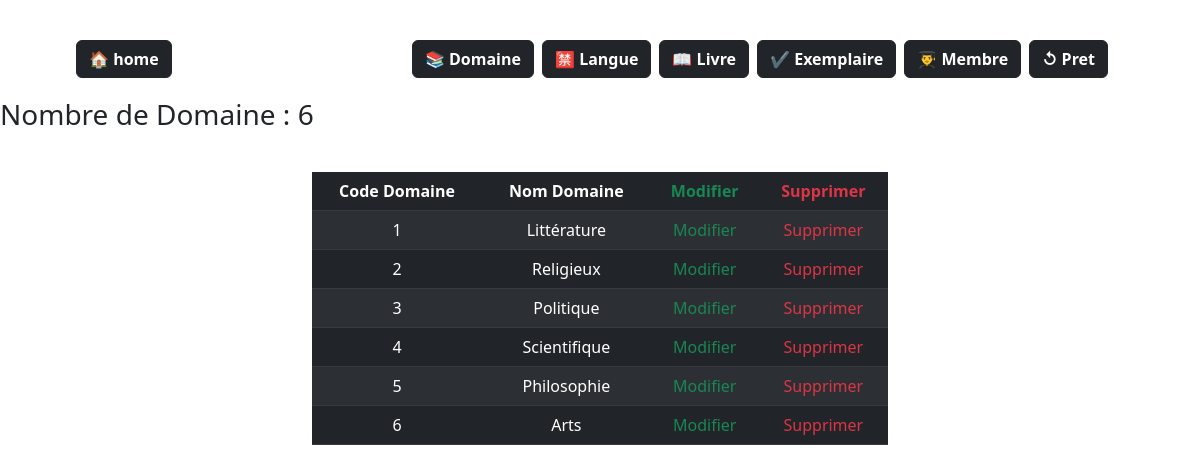
Screenshot of /Domaine/ListerDomaine.php with the database file from the repository.
### tables this page shows
CREATE TABLE `domaine` (
  `code_domaine` int(11) NOT NULL,
  `nom_domaine` varchar(50) DEFAULT NULL
);

### Domaine/ListerDomaine.php (the view, shortened to what this page needs)
<?php
require("../inclodes/config.php");
try {
	$conx = new PDO("mysql:host=$host;dbname=$dbname", $Login, $PW);
} catch (PDOException $e) {
	echo $e->getMessage();
}
?>
<html>
<head>
	<link href="https://cdn.jsdelivr.net/npm/bootstrap@5.2.0-beta1/dist/css/bootstrap.min.css" rel="stylesheet">
</head>
<body>
	<?php
	$sql = "select * from domaine";
	$table = $conx->query($sql);
	?>
	<div class="title">
		<h3><?php echo 'Nombre de Domaine : ' . $table->rowCount(); ?></h3>
	</div>
	<div class="all container">
		<table class="table table-dark table-striped table1">
			<thead>
				<tr class="row1">
					<th>Code Domaine</th>
					<th>Nom Domaine</th>
					<th class="text-success"> Modifier</th>
					<th class="text-danger">Supprimer</th>
				</tr>
			</thead>
			<tbody class="rounded">
				<?php
				while ($row = $table->fetch(PDO::FETCH_ASSOC)) {
				?>
					<tr>
						<td><?php echo $row['code_domaine'] ?> </td>
						<td><?php echo $row['nom_domaine'] ?> </td>
						<td><a class="text-success dec-a" style="text-decoration: none;" href=<?php echo "EditDomaine2.php/?Ref=" . $row['code_domaine']; ?>>Modifier</a> </td>
						<td><a class="text-danger dec-a" style="text-decoration: none;" href=<?php echo "DeleteDomaine2.php/?Ref=" . $row['code_domaine']; ?>>Supprimer</a> </td>
					</tr>
				<?php
				}
				?>
		</table>
	</div>
</body>
</html>

### inclodes/style.css (style rules this page uses)
a { text-decoration: none; color: white; }
.all { width: 50%; margin-top: 40px; margin-left: 25%; }
.header { width: 100%; text-align: center; margin-top: 20px; }
tr, th, td { text-align: center }
nav { display: flex; padding: 0% 6%; justify-content: space-between; align-items: center; }
.logo { text-decoration: none; color: #fff; font-size: 20px; text-align: right; font-weight: bolder; letter-spacing: .3rem; }

### rows the page displays
domaine: code_domaine "1", nom_domaine "Littérature"
domaine: code_domaine "2", nom_domaine "Religieux"
domaine: code_domaine "3", nom_domaine "Politique"
domaine: code_domaine "4", nom_domaine "Scientifique"
domaine: code_domaine "5", nom_domaine "Philosophie"
domaine: code_domaine "6", nom_domaine "Arts"

### other values shown
$table->rowCount() "6"
